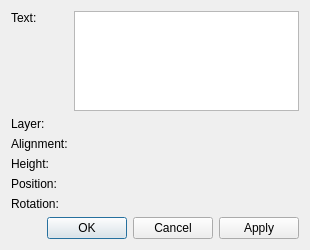
<?xml version="1.0" encoding="UTF-8"?>
<ui version="4.0">
 <class>librepcb::editor::TextPropertiesDialog</class>
 <widget class="QDialog" name="librepcb::editor::TextPropertiesDialog">
  <property name="geometry">
   <rect>
    <x>0</x>
    <y>0</y>
    <width>310</width>
    <height>250</height>
   </rect>
  </property>
  <property name="windowTitle">
   <string>Text Properties</string>
  </property>
  <layout class="QVBoxLayout" name="verticalLayout">
   <item>
    <layout class="QFormLayout" name="formLayout">
     <property name="fieldGrowthPolicy">
      <enum>QFormLayout::AllNonFixedFieldsGrow</enum>
     </property>
     <item row="0" column="0">
      <widget class="QLabel" name="label_2">
       <property name="sizePolicy">
        <sizepolicy hsizetype="Preferred" vsizetype="Fixed">
         <horstretch>0</horstretch>
         <verstretch>0</verstretch>
        </sizepolicy>
       </property>
       <property name="text">
        <string>Text:</string>
       </property>
      </widget>
     </item>
     <item row="0" column="1">
      <widget class="QPlainTextEdit" name="edtText">
       <property name="tabChangesFocus">
        <bool>true</bool>
       </property>
      </widget>
     </item>
     <item row="1" column="0">
      <widget class="QLabel" name="label">
       <property name="text">
        <string>Layer:</string>
       </property>
      </widget>
     </item>
     <item row="2" column="0">
      <widget class="QLabel" name="label_7">
       <property name="text">
        <string>Alignment:</string>
       </property>
      </widget>
     </item>
     <item row="2" column="1">
      <widget class="librepcb::editor::AlignmentSelector" name="alignmentSelector" native="true"/>
     </item>
     <item row="3" column="0">
      <widget class="QLabel" name="label_6">
       <property name="text">
        <string>Height:</string>
       </property>
      </widget>
     </item>
     <item row="3" column="1">
      <widget class="librepcb::editor::PositiveLengthEdit" name="edtHeight" native="true"/>
     </item>
     <item row="4" column="0">
      <widget class="QLabel" name="label_4">
       <property name="text">
        <string>Position:</string>
       </property>
      </widget>
     </item>
     <item row="4" column="1">
      <layout class="QHBoxLayout" name="horizontalLayout">
       <item>
        <widget class="librepcb::editor::LengthEdit" name="edtPosX" native="true"/>
       </item>
       <item>
        <widget class="librepcb::editor::LengthEdit" name="edtPosY" native="true"/>
       </item>
      </layout>
     </item>
     <item row="5" column="0">
      <widget class="QLabel" name="label_5">
       <property name="text">
        <string>Rotation:</string>
       </property>
      </widget>
     </item>
     <item row="5" column="1">
      <widget class="librepcb::editor::AngleEdit" name="edtRotation" native="true"/>
     </item>
     <item row="1" column="1">
      <widget class="librepcb::editor::LayerComboBox" name="cbxLayer" native="true"/>
     </item>
    </layout>
   </item>
   <item>
    <widget class="QDialogButtonBox" name="buttonBox">
     <property name="orientation">
      <enum>Qt::Horizontal</enum>
     </property>
     <property name="standardButtons">
      <set>QDialogButtonBox::Apply|QDialogButtonBox::Cancel|QDialogButtonBox::Ok</set>
     </property>
    </widget>
   </item>
  </layout>
 </widget>
 <customwidgets>
  <customwidget>
   <class>librepcb::editor::LengthEdit</class>
   <extends>QWidget</extends>
   <header location="global">librepcb/editor/widgets/lengthedit.h</header>
   <container>1</container>
  </customwidget>
  <customwidget>
   <class>librepcb::editor::AngleEdit</class>
   <extends>QWidget</extends>
   <header location="global">librepcb/editor/widgets/angleedit.h</header>
   <container>1</container>
  </customwidget>
  <customwidget>
   <class>librepcb::editor::PositiveLengthEdit</class>
   <extends>QWidget</extends>
   <header location="global">librepcb/editor/widgets/positivelengthedit.h</header>
   <container>1</container>
  </customwidget>
  <customwidget>
   <class>librepcb::editor::AlignmentSelector</class>
   <extends>QWidget</extends>
   <header location="global">librepcb/editor/widgets/alignmentselector.h</header>
   <container>1</container>
  </customwidget>
  <customwidget>
   <class>librepcb::editor::LayerComboBox</class>
   <extends>QWidget</extends>
   <header location="global">librepcb/editor/widgets/layercombobox.h</header>
   <container>1</container>
  </customwidget>
 </customwidgets>
 <tabstops>
  <tabstop>edtText</tabstop>
  <tabstop>cbxLayer</tabstop>
  <tabstop>alignmentSelector</tabstop>
  <tabstop>edtHeight</tabstop>
  <tabstop>edtPosX</tabstop>
  <tabstop>edtPosY</tabstop>
  <tabstop>edtRotation</tabstop>
 </tabstops>
 <resources/>
 <connections/>
</ui>
